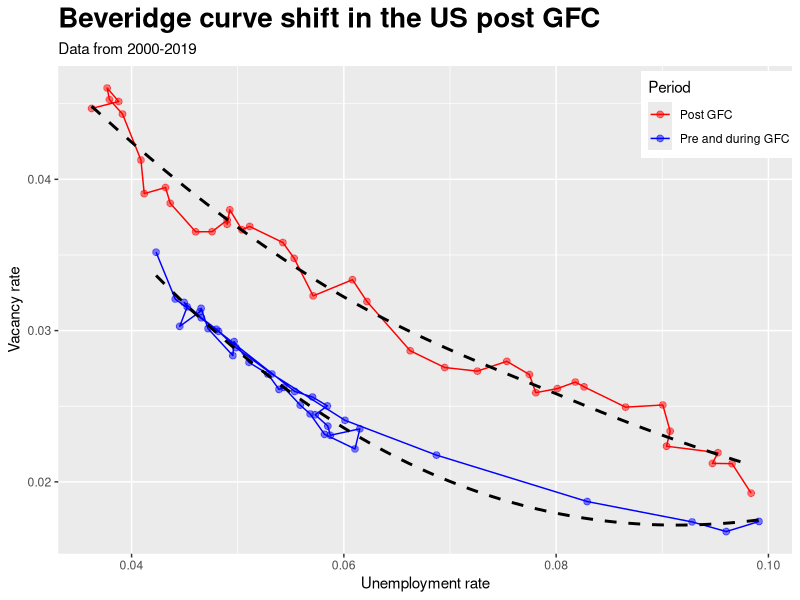

Source code (R):
## ---- chunk 1
knitr::opts_chunk$set(message=FALSE,warning=FALSE, cache=TRUE)
## ---- chunk 2
library(dplyr)
library(ggplot2)
library(zoo)

# load data
lab_stats <- read.csv("labour stats.csv")%>%as_tibble()
vac <- read.csv("job vacancies.csv")%>%as_tibble()

## ---- chunk 3

### vacancy rate
#
# create employed dataset
employed <- lab_stats%>%filter(Subject=="Employed population, Aged 15 and over, All persons")%>%
  dplyr::select(c("Country", "Time", "Value"))
employed <- employed%>%rename(Employment=Value)

# only keep job vacancies
vac <- vac%>%filter(Subject=="Job vacancies, Total, Unfilled vacancies (stock), sa")%>%
  dplyr::select(c("Country", "Time", "Value"))
vac <- vac%>%rename(Vacancies=Value)

# merge datsets
mrgdvac <- merge(vac, employed, by=c("Time", "Country"))

# calculate vacancy rate. employment is in 1000's 
mrgdvac <- mrgdvac%>%mutate(v=Vacancies/(Vacancies+1000*Employment))

### unemployment rate
#
# get unemployment data
unemployed <- lab_stats%>%filter(Subject=="Unemployed population, Aged 15 and over, All persons")%>%
  dplyr::select(c("Country", "Time", "Value"))
unemployed <- unemployed%>%rename(Unemployment=Value)

# merge with employment data
mrgdemp <- merge(employed, unemployed, by=c("Time", "Country"))

# calculate unemployment rate
mrgdemp <- mrgdemp%>%mutate(u=Unemployment/(Unemployment+Employment))

### beveridge curve
#
# merge unemployment and vacancy data
bev <- merge(mrgdemp, mrgdvac, by=c("Time", "Country"))

# change time format
bev <- bev%>%mutate(Date=as.yearqtr(Time, format="Q%q-%Y"))
bev$year <- gsub(" .*", "", bev$Date)

# add gfc variable
bev <- bev%>%mutate(period= ifelse(year<2010, "Pre and during GFC", "Post GFC"))

# plot beveridge curve
bev%>%filter(Country=="United States")%>%
  arrange(Date)%>%
  ggplot(aes(x=u, y=v)) + 
  geom_path(aes(colour=period)) + 
  geom_point(aes(colour=period), size=2, alpha=0.5) +
  geom_smooth(span=1.5, aes(group=period), se=FALSE, linetype="dashed", colour="black") +
  scale_colour_manual("Period", values=c("Red", "Blue")) +
  labs(x="Unemployment rate", y="Vacancy rate", 
       title="Beveridge curve shift in the US post GFC", 
       subtitle= "Data from 2000-2019") + 
  theme(plot.title=element_text(face="bold", size=20), legend.position = c(.9,.9))

